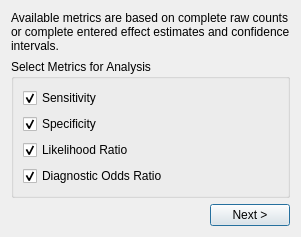
<?xml version="1.0" encoding="UTF-8"?>
<ui version="4.0">
 <class>DiagnosticMetricsDialog</class>
 <widget class="QDialog" name="DiagnosticMetricsDialog">
  <property name="windowModality"><enum>Qt::ApplicationModal</enum></property>
  <property name="geometry"><rect><x>0</x><y>0</y><width>0</width><height>0</height></rect></property>
  <property name="windowTitle"><string>Diagnostic Metrics</string></property>
  <property name="windowIcon"><iconset><normaloff>:/misc/meta.png</normaloff>:/misc/meta.png</iconset></property>
  <layout class="QVBoxLayout" name="dialog_layout">
   <item>
    <widget class="QScrollArea" name="content_scroll">
     <property name="frameShape"><enum>QFrame::NoFrame</enum></property>
     <property name="widgetResizable"><bool>true</bool></property>
     <widget class="QWidget" name="content_widget">
      <property name="geometry"><rect><x>0</x><y>0</y><width>440</width><height>240</height></rect></property>
      <layout class="QVBoxLayout" name="content_layout">
       <property name="leftMargin"><number>0</number></property><property name="topMargin"><number>0</number></property><property name="rightMargin"><number>0</number></property><property name="bottomMargin"><number>0</number></property>
       <item><widget class="QLabel" name="availability_label"><property name="text"><string>Available metrics are based on complete raw counts or complete entered effect estimates and confidence intervals.</string></property><property name="wordWrap"><bool>true</bool></property></widget></item>
       <item>
        <widget class="QGroupBox" name="metrics_grp_box">
         <property name="title"><string>Select Metrics for Analysis</string></property>
         <layout class="QVBoxLayout" name="metrics_layout">
          <item><widget class="QCheckBox" name="chk_box_sens"><property name="text"><string>Sensitivity</string></property><property name="checked"><bool>true</bool></property></widget></item>
          <item><widget class="QCheckBox" name="chk_box_spec"><property name="text"><string>Specificity</string></property><property name="checked"><bool>true</bool></property></widget></item>
          <item><widget class="QCheckBox" name="chk_box_lr"><property name="text"><string>Likelihood Ratio</string></property><property name="checked"><bool>true</bool></property></widget></item>
          <item><widget class="QCheckBox" name="chk_box_dor"><property name="text"><string>Diagnostic Odds Ratio</string></property><property name="checked"><bool>true</bool></property></widget></item>
         </layout>
        </widget>
       </item>
       <item><spacer name="content_spacer"><property name="orientation"><enum>Qt::Vertical</enum></property><property name="sizeHint" stdset="0"><size><width>20</width><height>0</height></size></property></spacer></item>
      </layout>
     </widget>
    </widget>
   </item>
   <item><layout class="QHBoxLayout" name="actions_layout"><item><spacer name="actions_spacer"><property name="orientation"><enum>Qt::Horizontal</enum></property><property name="sizeHint" stdset="0"><size><width>40</width><height>20</height></size></property></spacer></item><item><widget class="QPushButton" name="btn_ok"><property name="text"><string>Next &gt;</string></property><property name="default"><bool>true</bool></property></widget></item></layout></item>
  </layout>
 </widget>
 <tabstops><tabstop>chk_box_sens</tabstop><tabstop>chk_box_spec</tabstop><tabstop>chk_box_lr</tabstop><tabstop>chk_box_dor</tabstop><tabstop>btn_ok</tabstop></tabstops>
 <resources><include location="../images/icons.qrc"/></resources>
 <connections/>
</ui>
